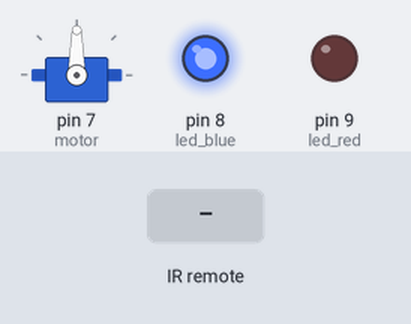
A sketch run on a simulated Arduino Uno, built with avr-gcc and run on an emulated ATmega328P. Parts: servo, output pins drawn as LEDs (lit = HIGH). The test bench sets the inputs (shaded band).

Above: at 1.2 s.
1.3 s: infrared code 0xFFA857 received
At 2.5 s:
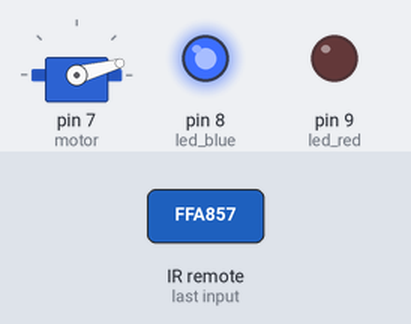
2.8 s: infrared code 0xFFA857 received
At 3.7 s:
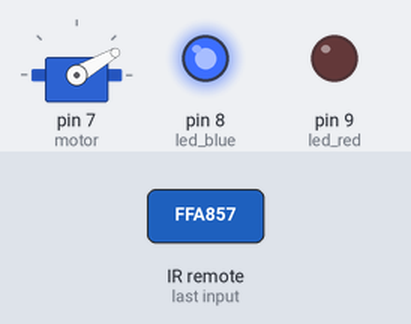
4.3 s: infrared code 0xFFE01F received
At 4.9 s:
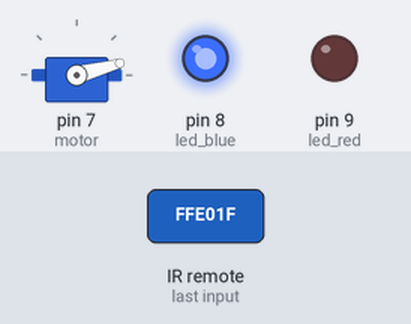
Timing chart, 0 to 7.3 s (numbered marks = the images above; inputs shaded):
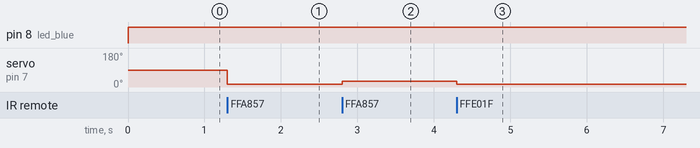

Measured:
- after the input at 1.3 s, servo on pin 7 (motor): 90° → 15° at once
- after the input at 2.8 s, servo on pin 7 (motor): 15° → 30° at once
- after the input at 4.3 s, servo on pin 7 (motor): 30° → 15° at once

The sketch:

servo_and_ultra.ino
```cpp
#include <Servo.h>    // 서보모터 라이브러리
#include <IRremote.h>  // 적외선 리모컨 라이브러리

int remote = A0;    // 적외선 리모컨 수광 다이오드 신호선
int motor = 7;      // 서보모터
int led_blue = 8;   // 파란색 led
int led_red = 9;    // 빨간색 led

Servo servo;          // servo 라이브러리를 사용해주기 위해 servo객체 생성
IRrecv irrecv(remote);    // IRremote를 사용해주기 위해 irrecv객체 생성
decode_results results;   // 디코드한 결과값

int angle = 0;    // 서보모터 각도 값

void setup() {
  servo.attach(motor);    // 모터 시작
  irrecv.enableIRIn();    // 수광 다이오드 시작

  pinMode(motor,OUTPUT);  // 모터 출력
  pinMode(remote, INPUT); // 수광 다이오드 입력
  pinMode(led_blue, OUTPUT);  // led 출력
  pinMode(led_red, OUTPUT);   // led 출력
}

void loop() {
  if (irrecv.decode(&results)){  // 적외선 리모컨의 신호를 받을 때
    switch (results.value) {
      case 0xFFA857:  // +  버튼을 눌렀을 때
        angle += 15;  // 각도값 15 추가
        if (angle > 180)  // 각도가 180이 넘어갈 때
          angle = 180;    // 각도값 최대를 180으로
        servo.write(angle); // 서보모터 각도 이동
        break;

      case 0xFFE01F:  // - 버튼을 눌렀을 때
        angle -= 15;  // 각도값 15 감소
        if(angle < 0) // 각도값이 0도보다 적을 때
          angle = 0;  // 각도값 최소값을 0으로
        servo.write(angle);  // 서보모터 각도 이동
        break;
    }
    irrecv.resume(); // 수광 다이오드 다음 값 받기
  }

   if(angle >= 0 && angle <= 60) // 서보모터의 각도가 0 ~ 60 사이일 때
      digitalWrite(led_blue, HIGH); // 파란색 led 출력
   else if (angle >= 120 && angle <= 180 )  // 서보모터의 각도가 120 ~ 180 사이일 때
      digitalWrite(led_red, HIGH);  // 빨간색 led 출력
   else {   // 그 외의 값일 때 파란색, 빨간색 led 둘 다 OFF
       digitalWrite(led_blue, LOW);
       digitalWrite(led_red, LOW);
   }
}
```
